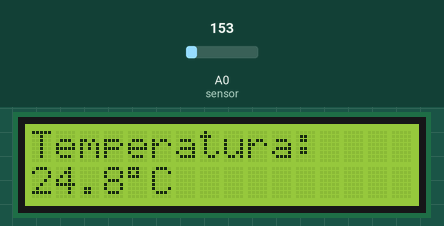
This sketch was run on a simulated Arduino Uno, built with avr-gcc and run on an emulated ATmega328P. On the bench: 16×2 character LCD. Inputs (shaded band) come from the test bench; at power-on: A0 (sensor) = 153. What the sketch prints to the serial monitor is not drawn.

Above: at 1.2 s.
1.3 s: A0 (sensor) set to 165
At 2.5 s:
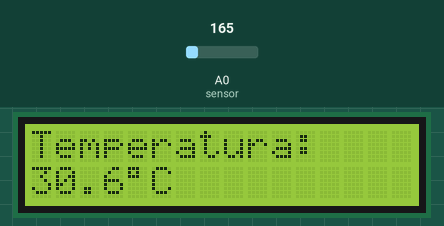
3.0 s: A0 (sensor) set to 175
At 4.3 s:
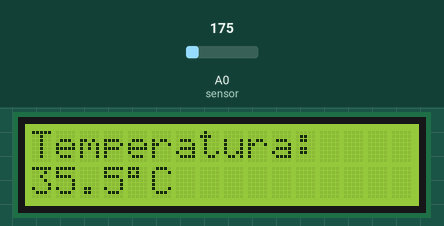
4.6 s: A0 (sensor) set to 191
At 6.0 s:
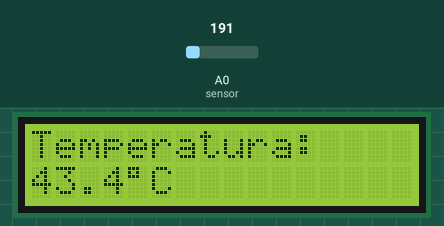
Timing chart, 0 to 7.6 s (numbered marks = the images above; inputs shaded):
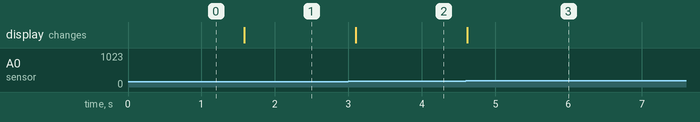

The sketch:

Monitoramento_v1.1.ino
```cpp
#include <LiquidCrystal.h>

// Define os pinos do LCD
const int rs = 12;
const int en = 11;
const int d4 = 5;
const int d5 = 4;
const int d6 = 3;
const int d7 = 2;

// Inicializa o LCD
LiquidCrystal lcd(rs, en, d4, d5, d6, d7);

// Define o pino do sensor TMP36
const int sensor = A0;

void setup()
{
  // Inicia o LCD com 16 colunas e 2 linhas
  lcd.begin(16, 2);

  // Inicia o Monitor Serial
  Serial.begin(9600);
}

void loop()
{
  // Faz a leitura do sensor TMP36
  int leitura = analogRead(sensor);

  // Converte a leitura para tensão
  float tensao = leitura * (5.0 / 1023.0);

  // Converte a tensão para temperatura em graus Celsius
  float temperatura = (tensao - 0.5) * 100.0;

  // Limpa o LCD
  lcd.clear();

  // Mostra a temperatura no LCD
  lcd.setCursor(0, 0);
  lcd.print("Temperatura:");

  lcd.setCursor(0, 1);
  lcd.print(temperatura, 1);
  lcd.write(223);
  lcd.print("C");

  // Mostra a temperatura no Monitor Serial
  Serial.print("Temperatura: ");
  Serial.print(temperatura, 1);
  Serial.println(" C");

  // Aguarda 500 milissegundos
  delay(500);
}
```

Measured:
- after the input at 1.3 s, the display: changes after 0.29 s (image 1)
- after the input at 3.0 s, the display: changes after 0.10 s (image 2)
- after the input at 4.6 s, the display: changes at once (image 3)
